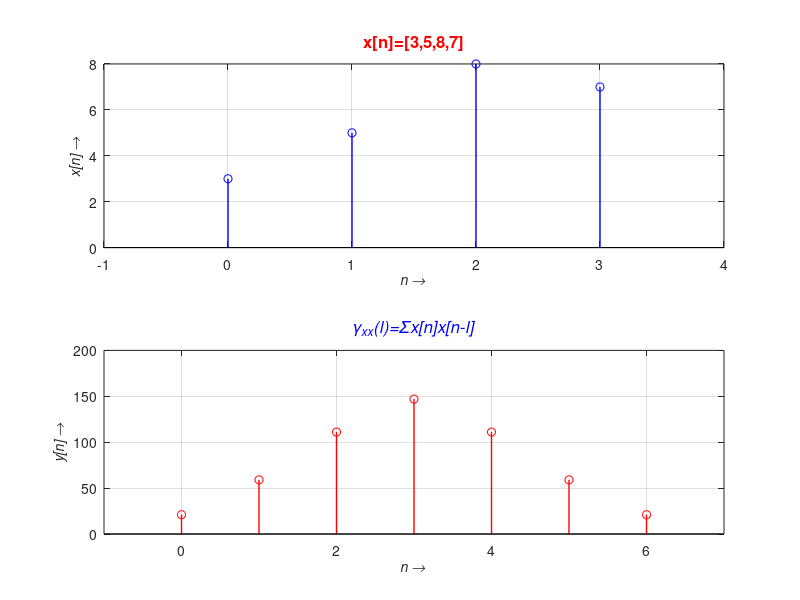

MATLAB code to generate this figure:
clc;
clear all;
close all;
%% Plotting of the Sequence
x=[3,5,8,7];   % sequence
N1=length(x);
n1=0:1:N1-1;
subplot(2,1,1); % Plotting of  sequence
stem(n1,x,'b','linewidth',1);
xlim([-1 N1]);
grid on;
xlabel('\itn \rightarrow','Fontweight','bold','Fontsize',10);
ylabel('\itx[n] \rightarrow','Fontweight','bold','Fontsize',10);
title('x[n]=[3,5,8,7]','Fontweight','bold','Color','r','Fontsize',12);
%% Plotting of ACF
y=xcorr(x,x);    % ACF
N2=length(y);
n2=0:1:N2-1;
subplot(2,1,2); % Plotting of ACF sequence
stem(n2,y,'r','linewidth',1);
xlim([-1 N2]);
grid on;
xlabel('\itn \rightarrow','Fontweight','bold','Fontsize',10);
ylabel('\ity[n] \rightarrow','Fontweight','bold','Fontsize',10);
title('\it\gamma_{\itxx}(\itl)=\Sigmax[n]x[n-l]','Fontweight','bold','Color','b','Fontsize',12);
